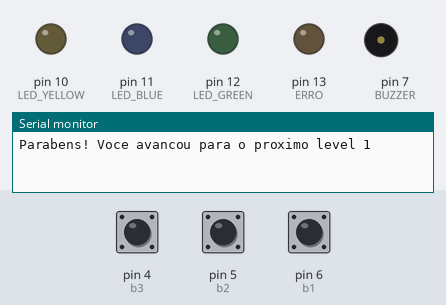
Bench run of a sketch on a simulated Arduino Uno, built with avr-gcc and run on an emulated ATmega328P. Shown: output pins drawn as LEDs (lit = HIGH), buzzer (waves = sounding), the last lines printed to the serial monitor. Dashed ring = blinking. Inputs (shaded band) come from the test bench; at power-on: pin 5 (b2) HIGH, pin 6 (b1) HIGH, pin 4 (b3) HIGH. Random numbers use the default seed unless the sketch sets one.

Above: at 2.4 s.
2.5 s: pin 5 (b2) pulled LOW for 0.15 s
At 2.9 s:
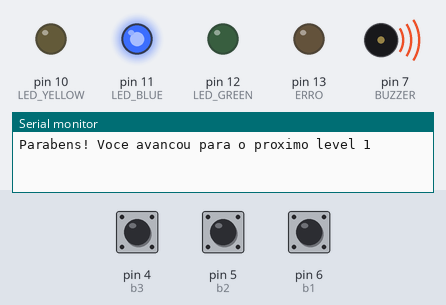
At 3.6 s:
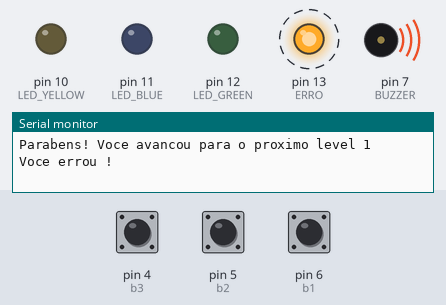
5.5 s: pin 6 (b1) pulled LOW for 1 s
At 6.8 s:
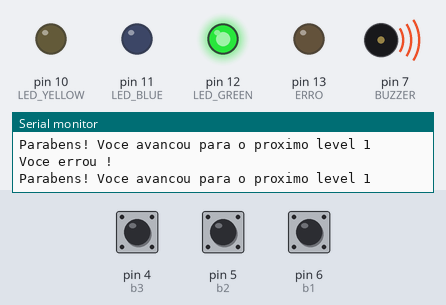
9.5 s: pin 6 (b1) pulled LOW for 3.2 s
Timing chart, 0 to 16.4 s (numbered marks = the images above; inputs shaded):
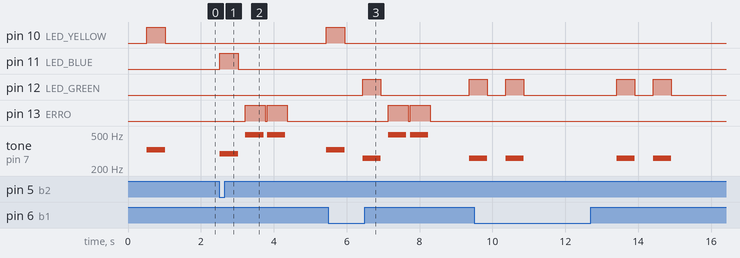

The sketch:

genius.ino
```cpp
#define ERRO 13
#define LED_GREEN 12
#define LED_BLUE 11
#define LED_YELLOW 10

#define BUZZER 7

#define b1 6
#define b2 5
#define b3 4

const int c = 261; // Do
const int d = 293; // Re
const int e = 329; // Mi
const int b = 493; // Si

int level = 0, i, compara = 0;
long notas[50] , resultado[50];

bool flag = LOW, flag_b1 = LOW, flag_b2 = LOW, flag_b3 = LOW, decrease = LOW;

void setup() {
  pinMode(b1, INPUT_PULLUP);
  pinMode(b2, INPUT_PULLUP);
  pinMode(b3, INPUT_PULLUP);
  pinMode(BUZZER, OUTPUT);
  pinMode(LED_GREEN, OUTPUT);
  pinMode(LED_BLUE, OUTPUT);
  pinMode(LED_YELLOW, OUTPUT);
  pinMode(ERRO, OUTPUT);
  Serial.begin(9600);
  randomSeed(analogRead(0));

}

void loop() {
  notas[level] = random(1, 4);
  delay(10);
  for ( i = 0; i < level; i++) {
    if (notas[i] == 1) {
      tone(BUZZER, c);
      digitalWrite(LED_GREEN, HIGH);
      delay(500);
      noTone(BUZZER);
      digitalWrite(LED_GREEN, LOW);
    }
    else if (notas[i] == 2) {
      tone(BUZZER, d);
      digitalWrite(LED_BLUE, HIGH);
      delay(500);
      noTone(BUZZER);
      digitalWrite(LED_BLUE, LOW);
    }
    else {
      tone(BUZZER, e);
      digitalWrite(LED_YELLOW, HIGH);
      delay(500);
      noTone(BUZZER);
      digitalWrite(LED_YELLOW, LOW);
    }
    delay(500);
  }
  flag = HIGH;
  i = 0;
  compara = 0;

  while (flag == HIGH) {
    bool leitura_b1 = digitalRead(b1);
    bool leitura_b2 = digitalRead(b2);
    bool leitura_b3 = digitalRead(b3);
    if ( i < level) {
      if (leitura_b1 == LOW) {
        flag_b1 = HIGH;

        tone(BUZZER, c);
        digitalWrite(LED_GREEN, HIGH);
        delay(500);
        noTone(BUZZER);
        digitalWrite(LED_GREEN, LOW);

        while(digitalRead(b1) == LOW){}
      } else if (leitura_b1 == HIGH && flag_b1 == HIGH) {
        resultado[i] = 1;
        i++;
        flag_b1 = LOW;
      }
      if (leitura_b2 == LOW) {
        flag_b2 = HIGH;

        tone(BUZZER, d);
        digitalWrite(LED_BLUE, HIGH);
        delay(500);
        noTone(BUZZER);
        digitalWrite(LED_BLUE, LOW);

        while(digitalRead(b2) == LOW){}
      } else if (leitura_b2 == HIGH && flag_b2 == HIGH) {
        resultado[i] = 2;
        i++;
        flag_b2 = LOW;
      }
      if (leitura_b3 == LOW) {
        flag_b3 = HIGH;

        tone(BUZZER, e);
        digitalWrite(LED_YELLOW, HIGH);
        delay(500);
        noTone(BUZZER);
        digitalWrite(LED_YELLOW, LOW);

        while(digitalRead(b3) == LOW){}
      } else if (leitura_b3 == HIGH && flag_b3 == HIGH) {
        resultado[i] = 3;
        i++;
        flag_b3 = LOW;
      }
      delay(100);
    } else {
      for (int i = 0; i < level; i++) {
        resultado[i] = (resultado[i] - notas[i]);
        if (resultado[i] < 0) {
          resultado[i] = resultado[i] * -1;
        }
        compara = compara + resultado[i];
        if (compara > 0) {
          decrease = HIGH;
        } else {
          decrease = LOW;
        }
      }
      if (decrease == HIGH) {
        level = 0;
        decrease = LOW;
        Serial.println("Voce errou !");
        for (i = 0; i < 2; i++) {
          tone(BUZZER, b);
          digitalWrite(ERRO, HIGH);
          delay(500);
          noTone(BUZZER);
          delay(50);
          digitalWrite(ERRO, LOW);
          delay(50);
        }
      } else {
        level++;
        Serial.print("Parabens! Voce avancou para o proximo level ");
        Serial.println(level);
      }
      flag = LOW;
      delay(500);
    }
  }
}
```

Measured:
- after the input at 2.5 s, pin 10 (LED_YELLOW): LOW → HIGH after 2.9 s; pin 11 (LED_BLUE): LOW → HIGH at once, → LOW 0.50 s later
- after the input at 5.5 s, pin 12 (LED_GREEN): LOW → HIGH after 0.94 s, → LOW 0.50 s later, → HIGH 2.4 s later; pin 13 (ERRO): alternates HIGH for 0.55 s and LOW for 0.05 s, 4 changes in all, then stays LOW, starting after 1.6 s
